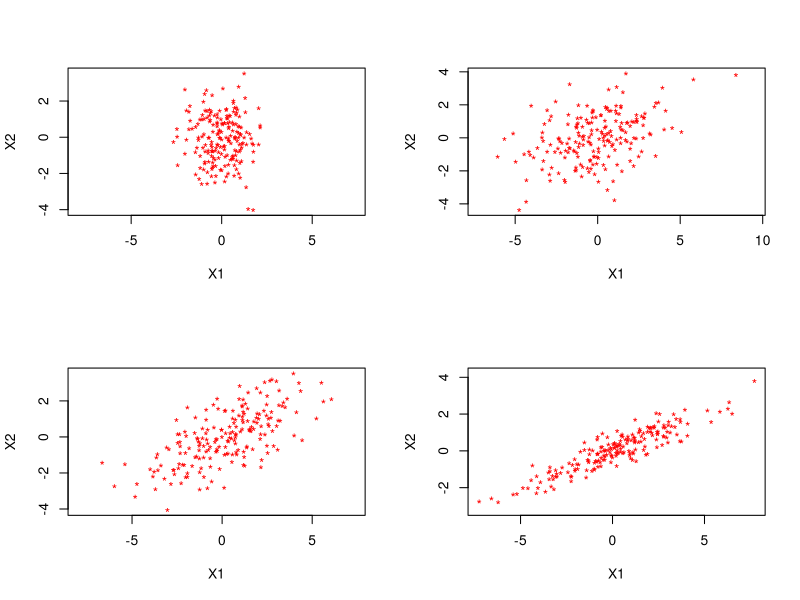

Write the R code that produced this figure.
sigma1 <- matrix(c(1,0,0,2), nrow = 2, byrow = T)
sigma2 <- matrix(c(5,1,1,2), nrow = 2, byrow = T)
sigma3 <- matrix(c(5,2,2,2), nrow = 2, byrow = T)
sigma4 <- matrix(c(5,2,2,1), nrow = 2, byrow = T)

mu <- c(0, 0)

n <- 200

library(MASS)
sample1 <- mvrnorm(n, mu, sigma1)
sample2 <- mvrnorm(n, mu, sigma2)
sample3 <- mvrnorm(n, mu, sigma3)
sample4 <- mvrnorm(n, mu, sigma4)

par(mfrow = c(2, 2))

plot(sample1, pch = "*", col = "red", xlab = "X1", ylab = "X2", asp = 1)
plot(sample2, pch = "*", col = "red", xlab = "X1", ylab = "X2", asp = 1)
plot(sample3, pch = "*", col = "red", xlab = "X1", ylab = "X2", asp = 1)
plot(sample4, pch = "*", col = "red", xlab = "X1", ylab = "X2", asp = 1)
